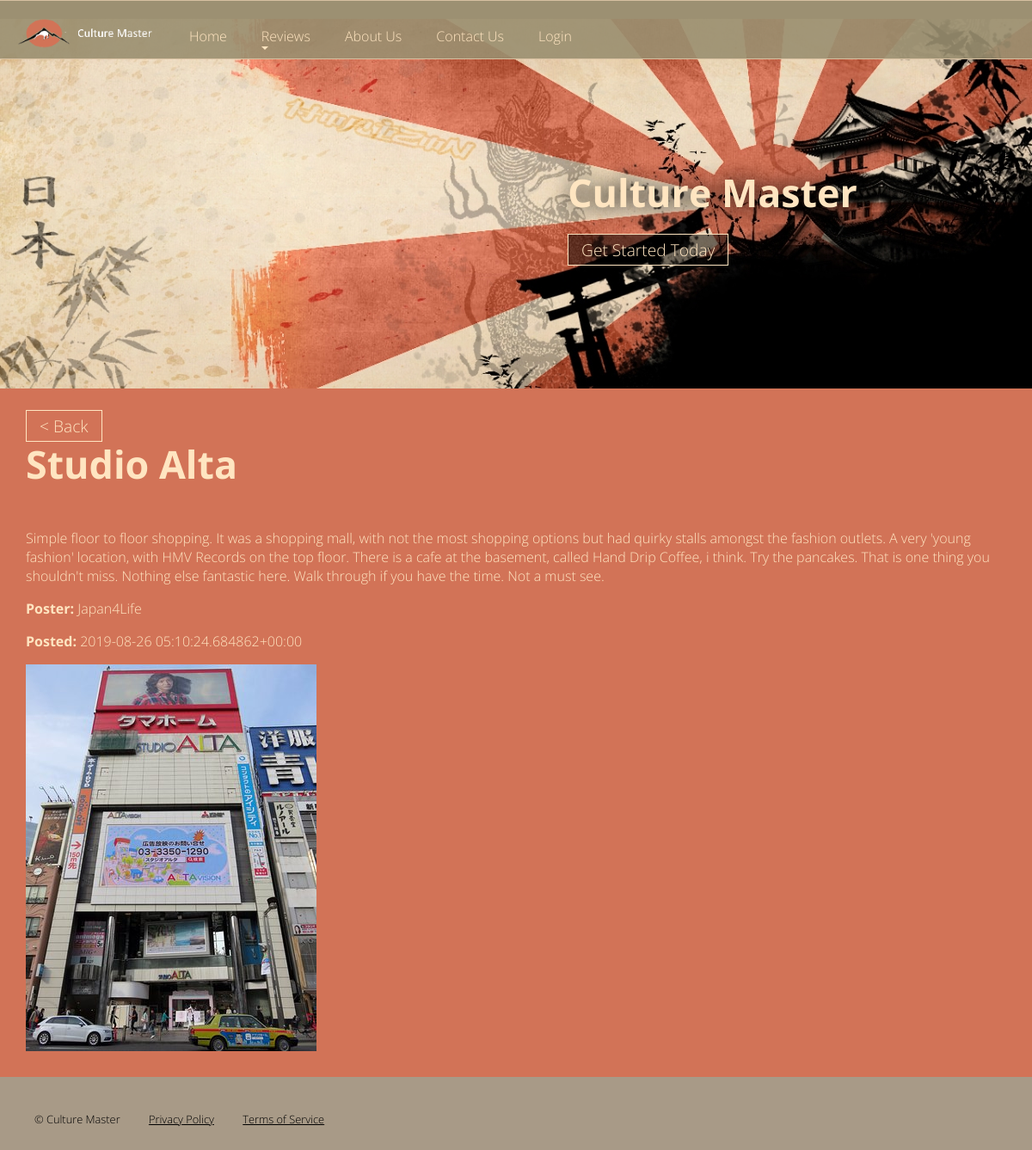
/home/review/11, run on an earlier commit of the app's database.
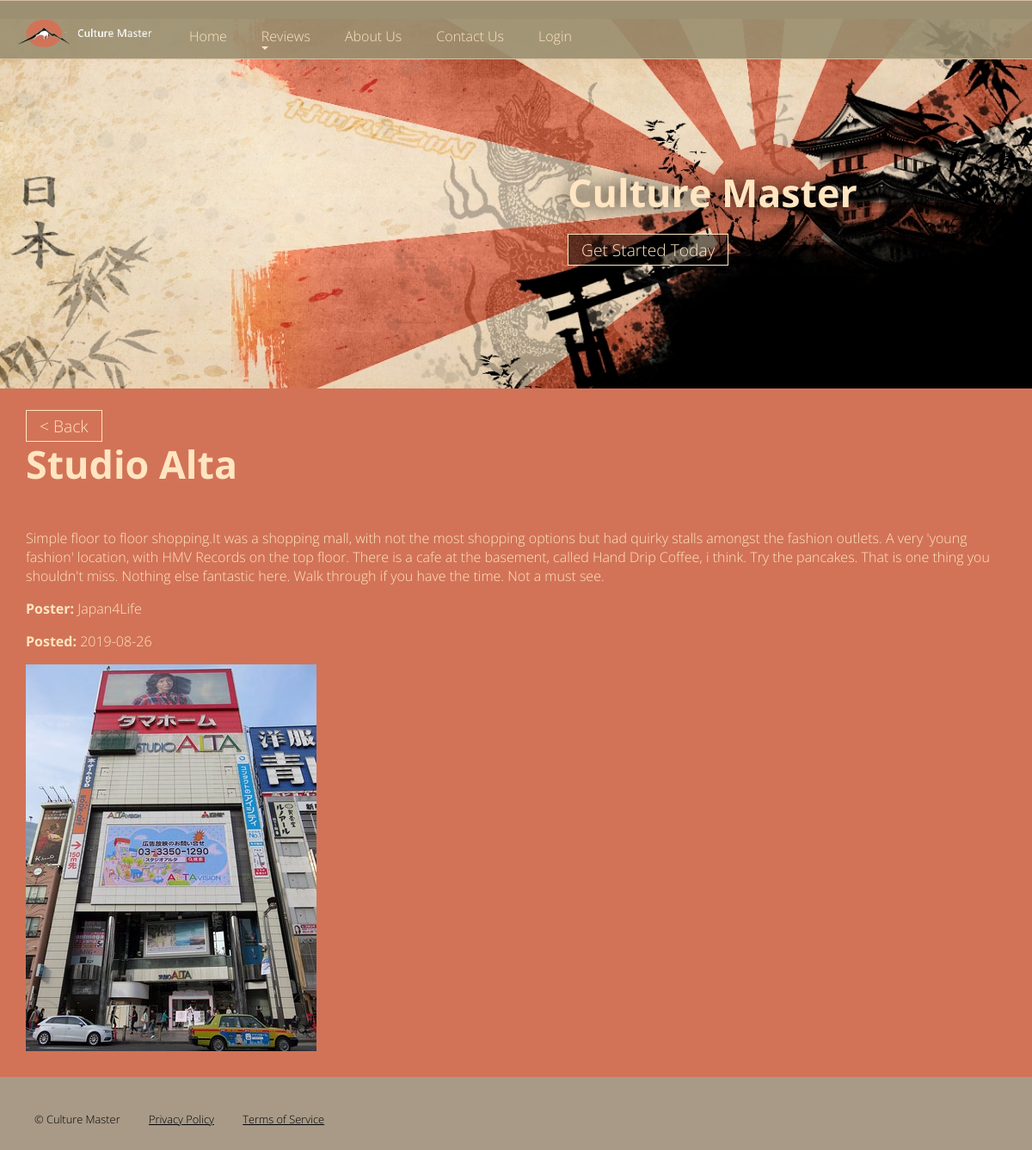
And on a later commit of the database.
### home/models.py (models this page shows, shortened)
class Review(models.Model):
    TYPE_CHOICES = (
        ('Food', 'Food'),
        ('Activities', 'Activities'),
        ('Accommodation', 'Accommodation')
    )
    title = models.CharField(max_length=50)
    type = models.CharField(choices=TYPE_CHOICES, max_length=30, default=2)
    content = models.CharField(max_length=4096)
    poster = models.ForeignKey(
        settings.AUTH_USER_MODEL, on_delete=models.SET_NULL, null=True)
    posted = models.CharField(max_length=16, default=timezone.now().date())
    image = models.ImageField(upload_to='review_Images/')
    readonly_fields = ('posted', 'poster')

### home/views.py (the view)
# urls.py: path('review/<int:pk>', views.ReviewDetailView.as_view(), name='review_detail'),
class ReviewDetailView(generic.DetailView):
    model = Review
    template_name = 'home/review_details.html'

### home/templates/home/review_details.html
{% extends "base.html" %}
{% block content %}
    <section class="about">
        <article>
            <a id="BackButton"></a>
            <h1>{{ review.title|capfirst }} </h1>
            <p class="reviewContents">{{ review.content }} </p>
            <p><b>Poster:</b> {{ review.poster }} </p>
            <p><b>Posted:</b> {{ review.posted }} </p>
            <img id="reviewImage" src="{{ review.image.url }}">
        </article>
    </section>
{% endblock %}

What changed in the data, as far as the page shows it:
changed Review "Studio Alta": content "Simple floor to floor shopping. It was a shopping mall,…" → "Simple floor to floor shopping.It was a shopping mall,…"; posted "2019-08-26 05:10:24.684862+00:00" → "2019-08-26"
